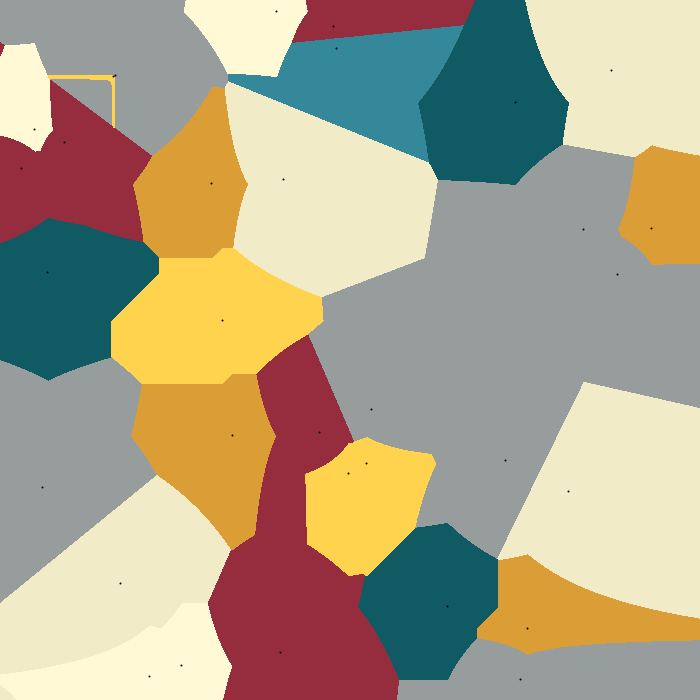
Frame 1 (no input)
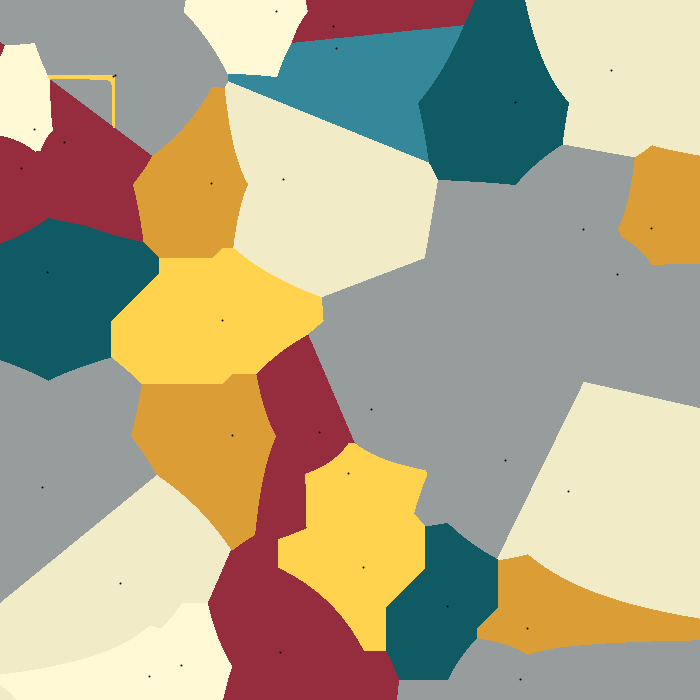
Frame 2 (the mouse pressed at the canvas centre, redrawn once)

The Processing sketch that drew these frames (run headless with seeded random() and noise(); the mouse was pressed at the canvas centre and the sketch redrawn once):

// Processing sketch: VoronoiOverManhattan
// ── VoronoiOverManhattan.pde
static int NUM_POINTS = 32;
static int FRAME_RATE = 8;

Point[] points;

void setup()
{
  size(700, 700); 
  smooth();
  frameRate(FRAME_RATE);

  points = new Point[NUM_POINTS];
  for (int p = 0; p < points.length; p++)
  {

    points[p] = new Point(random(1.0));
  }
}

void draw() {

  drawBoth();

  for (int p=0; p<points.length; p++)
  {
    Point defPoint = points[p];
    noFill();
    strokeWeight(2);
    stroke(0);
    point(defPoint.posX, defPoint.posY);
  }

  updatePoints();
  noLoop();
}

void drawBoth() {

  loadPixels();

  for (int x=0; x<width; x++)
  {
    for (int y=0; y<height; y++)
    {
      float minDist = width+height;
      int closest = 0;

      for (int p=0; p<points.length; p++)
      {
        Point defPoint = points[p];

        float dist = 0.0;
        if (defPoint.type == -1) {
        //Voronoi function
        dist = dist(x, y, defPoint.posX, defPoint.posY);
        } else {
        //Manhattan function
        dist =  abs(x - defPoint.posX) + abs(y - defPoint.posY);
        }


        if (dist<minDist)
        {
          closest = p;
          minDist = dist;
        }
      }

      pixels[y*width+x] = points[closest].itsColour;
    }
  }
  updatePixels();
}

void updatePoints() {
  int randomPoint = int(random(0, points.length)); 
  points[randomPoint].change();
}


// ── Point.pde
/*

VORONOI SWATCHES:
color(150, 45, 62), color(52, 54, 66), color(151, 156, 156)
color(242, 235, 199), color(52, 136, 153)

MANHATTAN SWATCHES:
color(16, 91, 99), color(255, 250, 213), color(255, 211,78)
color(219, 158, 54), color(189, 73, 50)

*/

color[] vcolors = { color(150, 45, 62), color(52, 54, 66), color(151, 156, 156),
                    color(242, 235, 199), color(52, 136, 153) };
 
color[] mcolors = { color(16, 91, 99), color(255, 250, 213), color(255, 211,78),
                    color(219, 158, 54), color(189, 73, 50) };
                    
class Point
{
  float posX, posY;
  color itsColour;
  int type = -1; //-1: voronoi, 1: manhattan
  Point(float type_)
  {
    if(type_ > 0.5) type *= -1;
    
    posX = random(width);
    posY = random(height);
    
    colorMode(RGB);
    if(type == -1){
    itsColour = vcolors[(int)random(5)]; 
    }
    else{
    itsColour = mcolors[(int)random(5)]; 
    }
    
  }

  void change()
  {
    posX = random(width);
    posY = random(height);
  }
}
